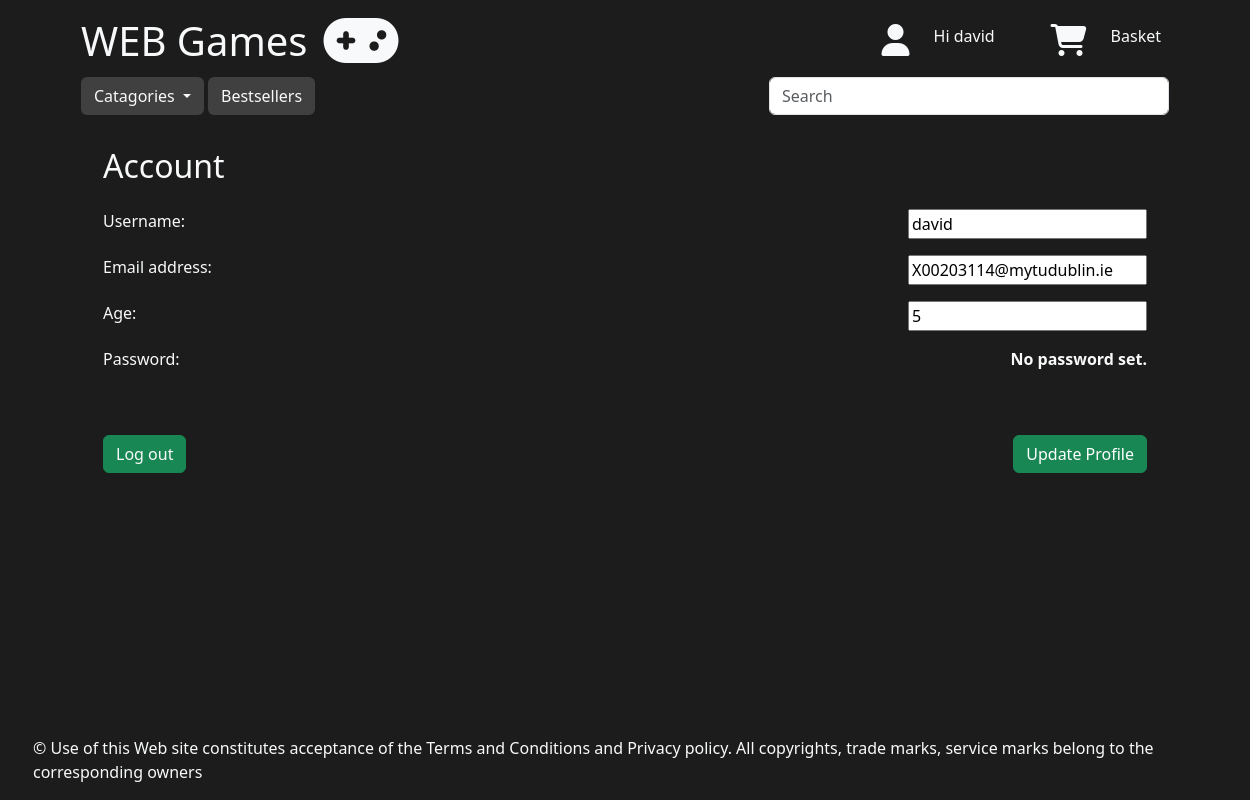
The app's page /accounts/account/ (signed in) with its own data.
### accounts/models.py (models this page shows)
class CustomUser(AbstractUser):
    age = models.PositiveIntegerField(null=True, blank=True)

### accounts/views.py (the view)
# urls.py: path('account/',AccountView.as_view(),name='account'),
class AccountView(UpdateView):
    form_class = CustomUserChangeForm
    success_url = reverse_lazy('account')
    template_name = 'account.html'
    def get_object(self, queryset=None):
        return self.request.user

### accounts/forms.py
class CustomUserChangeForm(UserChangeForm):
    class Meta:
        model = CustomUser
        fields = ('username','email','age',)

### cart/context_processors.py (called while the page is built)
def counter(request):
    item_count = 0
    if 'admin' in request.path:
        return {}
    else:
        try:
            cart = Cart.objects.filter(cart_id=_cart_id(request))
            cart_items = CartItem.objects.all().filter(cart=cart[:1])
            for cart_item in cart_items:
                item_count += cart_item.quantity
        except Cart.DoesNotExist:
            item_count = 0
    return {'item_count':item_count}

### cart/views.py (called while the page is built)
def _cart_id(request):
    cart = request.session.session_key
    if not cart:
        cart = request.session.create()
    return cart

### shop/context_processors.py (called while the page is built)
def menu_links(request):
    links = Category.objects.all()
    return{'links':links}

### shop/models.py (called while the page is built)
    def get_absolute_url(self):
        return reverse('shop:products_by_category', args=[self.id])

### accounts/templates/account.html (shortened to what this page needs)
{% extends 'base.html' %}
{% block content %}
<div class="container text-light mb-2 mt-2 px-5">
  <h2>Account</h2>
  <form method="post" class="mt-4">
    {% for field in form %}
      <div class="mb-3 d-flex justify-content-between">
        {{ field.label_tag }}
        {{ field }}
      </div>
    {% endfor %}
    <div class="d-flex justify-content-between">
    <button class="btn btn-success mt-5" type="submit">
      <a class="text-light link-underline link-underline-opacity-0"href="{% url 'logout' %}">Log out</a>
    </button>
    <button class="btn btn-success mt-5" type="submit">Update Profile</button>
  </div>
  </form>
</div>
{% endblock content %}

### shop/templates/header.html (shortened to what this page needs)
{% load static %}
<header class="header d-flex flex-row mx-5 mt-3 justify-content-between">
    <div class=" d-flex justify-content-start" style="text-align: center;">
        <div class="d-flex flex-row text-light">
            <h1><a href="{% url 'shop:home' %}" class="link-underline link-underline-opacity-0 link-light">WEB Games<i class="fa-solid fa-gamepad fa-xl m-3 mt-4"></i></a>
            </h1>
        </div>
    </div>
    <div class="nav-item d-flex justify-content-end text-light" style="text-align: center;">
        <ul class="d-flex justify-content-end">
            <i class="fa-solid fa-user fa-2xl m-3 mt-4"></i>
            {% if user.is_authenticated %}
            <a class = "m-2 nav-link"href="{% url 'account' %}">Hi {{user.username}}</a>
            {% else %}
            <a class="nav-link m-2" href="{% url 'login' %}">Sign in</a>
            {% endif %}
        </ul>
        <ul class="d-flex justify-content-end">
            <i class="fa-solid fa-cart-shopping fa-2xl m-3 mt-4"></i>
            <a class="nav-link m-2" href="{% url 'cart:cart_detail' %}">Basket
                </a>
        </ul>
    </div>
</header>

### static/css/custom.css (style rules this page uses)
body { display:flex; flex-direction: column; justify-content: center; align-items: center; background-color: rgba(28, 28, 28, 1); margin-bottom: 60px; }
html { position: relative; min-height: 100%; }

### records on screen
CustomUser: username "david", form "david" "X00203114@mytudublin.ie" "5" "No password set."

### other values on screen
{{ field.label_tag }} "Username:" "Email address:" "Age:" "Password:"
